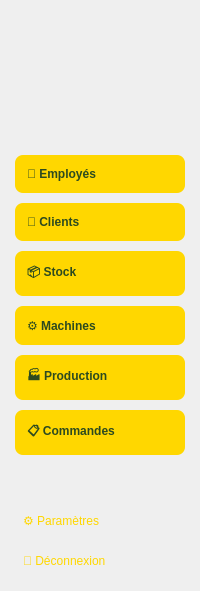
     <widget class="QFrame" name="sidebar">
      <property name="minimumSize">
       <size>
        <width>200</width>
        <height>0</height>
       </size>
      </property>
      <property name="maximumSize">
       <size>
        <width>200</width>
        <height>16777215</height>
       </size>
      </property>
      <layout class="QVBoxLayout" name="sidebarLayout">
       <property name="spacing">
        <number>10</number>
       </property>
       <property name="margin" stdset="0">
        <number>15</number>
       </property>
       <item>
        <widget class="QLabel" name="userIcon">
         <property name="minimumSize">
          <size>
           <width>170</width>
           <height>110</height>
          </size>
         </property>
         <property name="maximumSize">
          <size>
           <width>180</width>
           <height>100</height>
          </size>
         </property>
         <property name="text">
          <string/>
         </property>
         <property name="pixmap">
          <pixmap resource="rsssssssssss.qrc">:/logozit.png</pixmap>
         </property>
         <property name="scaledContents">
          <bool>true</bool>
         </property>
         <property name="alignment">
          <set>Qt::AlignmentFlag::AlignCenter</set>
         </property>
        </widget>
       </item>
       <item>
        <spacer>
         <property name="orientation">
          <enum>Qt::Orientation::Vertical</enum>
         </property>
         <property name="sizeHint" stdset="0">
          <size>
           <width>20</width>
           <height>20</height>
          </size>
         </property>
        </spacer>
       </item>
       <item>
        <widget class="QPushButton" name="btnEmploye">
         <property name="styleSheet">
          <string notr="true">QPushButton {
    background: #ffd700;
    color: #2d4a1f;
    border: none;
    padding: 12px;
    border-radius: 8px;
    font-weight: bold;
    text-align: left;
}

QPushButton:hover {
    background-color: #fff4b0;
    border: 2px solid #ffe680;
    color: #2d4a1f;
}

QPushButton:pressed {
    background-color: #ffe066;
}

QPushButton:disabled {
    background-color: #C8D3DF;
    color: #6E7F91;
}
</string>
         </property>
         <property name="text">
          <string>👥 Employés</string>
         </property>
        </widget>
       </item>
       <item>
        <widget class="QPushButton" name="btnClient">
         <property name="styleSheet">
          <string>background: #ffd700; color: #2d4a1f; border: none; padding: 12px; border-radius: 8px; font-weight: bold; text-align: left;</string>
         </property>
         <property name="text">
          <string>👤 Clients</string>
         </property>
        </widget>
       </item>
       <item>
        <widget class="QPushButton" name="btnStock">
         <property name="styleSheet">
          <string>background: #ffd700; color: #2d4a1f; border: none; padding: 12px; border-radius: 8px; font-weight: bold; text-align: left;</string>
         </property>
         <property name="text">
          <string>📦 Stock</string>
         </property>
        </widget>
       </item>
       <item>
        <widget class="QPushButton" name="btnEmployé">
         <property name="styleSheet">
          <string>background: #ffd700; color: #2d4a1f; border: none; padding: 12px; border-radius: 8px; font-weight: bold; text-align: left;</string>
         </property>
         <property name="text">
          <string>⚙️ Machines</string>
         </property>
        </widget>
       </item>
       <item>
        <widget class="QPushButton" name="btnProduction">
         <property name="styleSheet">
          <string>background: #ffd700; color: #2d4a1f; border: none; padding: 12px; border-radius: 8px; font-weight: bold; text-align: left;</string>
         </property>
         <property name="text">
          <string>🏭 Production</string>
         </property>
        </widget>
       </item>
       <item>
        <widget class="QPushButton" name="btnCommande">
         <property name="styleSheet">
          <string>background: #ffd700; color: #2d4a1f; border: none; padding: 12px; border-radius: 8px; font-weight: bold; text-align: left;</string>
         </property>
         <property name="text">
          <string>📋 Commandes</string>
         </property>
        </widget>
       </item>
       <item>
        <spacer>
         <property name="orientation">
          <enum>Qt::Orientation::Vertical</enum>
         </property>
         <property name="sizeHint" stdset="0">
          <size>
           <width>20</width>
           <height>40</height>
          </size>
         </property>
        </spacer>
       </item>
       <item>
        <widget class="QPushButton" name="btnSetting">
         <property name="styleSheet">
          <string>background: transparent; color: #ffd700; border: none; padding: 8px; text-align: left;</string>
         </property>
         <property name="text">
          <string>⚙️ Paramètres</string>
         </property>
        </widget>
       </item>
       <item>
        <widget class="QPushButton" name="btnLogout">
         <property name="styleSheet">
          <string>background: transparent; color: #ffd700; border: none; padding: 8px; text-align: left;</string>
         </property>
         <property name="text">
          <string>🚪 Déconnexion</string>
         </property>
        </widget>
       </item>
      </layout>
     </widget>
